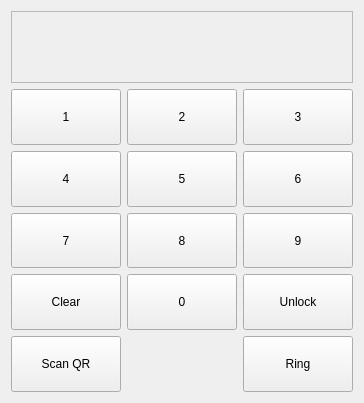
<?xml version="1.0" encoding="UTF-8"?>
<ui version="4.0">
 <class>Form</class>
 <widget class="QWidget" name="Form">
  <property name="geometry">
   <rect>
    <x>0</x>
    <y>0</y>
    <width>364</width>
    <height>403</height>
   </rect>
  </property>
  <property name="windowTitle">
   <string>Form</string>
  </property>
  <property name="locale">
   <locale language="English" country="UnitedStates"/>
  </property>
  <layout class="QVBoxLayout" name="verticalLayout" stretch="0,5">
   <property name="sizeConstraint">
    <enum>QLayout::SetDefaultConstraint</enum>
   </property>
   <item>
    <widget class="QLabel" name="label">
     <property name="font">
      <font>
       <pointsize>46</pointsize>
       <weight>50</weight>
       <bold>false</bold>
      </font>
     </property>
     <property name="frameShape">
      <enum>QFrame::StyledPanel</enum>
     </property>
     <property name="frameShadow">
      <enum>QFrame::Plain</enum>
     </property>
     <property name="lineWidth">
      <number>1</number>
     </property>
     <property name="text">
      <string/>
     </property>
     <property name="alignment">
      <set>Qt::AlignRight|Qt::AlignTrailing|Qt::AlignVCenter</set>
     </property>
    </widget>
   </item>
   <item>
    <layout class="QGridLayout" name="gridLayout" rowstretch="1,1,1,1,1" columnstretch="1,1,1">
     <item row="2" column="2">
      <widget class="QPushButton" name="numButton_9">
       <property name="sizePolicy">
        <sizepolicy hsizetype="Minimum" vsizetype="Expanding">
         <horstretch>0</horstretch>
         <verstretch>0</verstretch>
        </sizepolicy>
       </property>
       <property name="text">
        <string>9</string>
       </property>
      </widget>
     </item>
     <item row="1" column="0">
      <widget class="QPushButton" name="numButton_4">
       <property name="sizePolicy">
        <sizepolicy hsizetype="Minimum" vsizetype="Expanding">
         <horstretch>0</horstretch>
         <verstretch>0</verstretch>
        </sizepolicy>
       </property>
       <property name="text">
        <string>4</string>
       </property>
      </widget>
     </item>
     <item row="0" column="0">
      <widget class="QPushButton" name="numButton_1">
       <property name="sizePolicy">
        <sizepolicy hsizetype="Minimum" vsizetype="Expanding">
         <horstretch>0</horstretch>
         <verstretch>0</verstretch>
        </sizepolicy>
       </property>
       <property name="text">
        <string>1</string>
       </property>
      </widget>
     </item>
     <item row="3" column="2">
      <widget class="QPushButton" name="unlockButton">
       <property name="sizePolicy">
        <sizepolicy hsizetype="Minimum" vsizetype="Expanding">
         <horstretch>0</horstretch>
         <verstretch>0</verstretch>
        </sizepolicy>
       </property>
       <property name="text">
        <string>Unlock</string>
       </property>
      </widget>
     </item>
     <item row="0" column="1">
      <widget class="QPushButton" name="numButton_2">
       <property name="sizePolicy">
        <sizepolicy hsizetype="Minimum" vsizetype="Expanding">
         <horstretch>0</horstretch>
         <verstretch>0</verstretch>
        </sizepolicy>
       </property>
       <property name="text">
        <string>2</string>
       </property>
      </widget>
     </item>
     <item row="1" column="1">
      <widget class="QPushButton" name="numButton_5">
       <property name="sizePolicy">
        <sizepolicy hsizetype="Minimum" vsizetype="Expanding">
         <horstretch>0</horstretch>
         <verstretch>0</verstretch>
        </sizepolicy>
       </property>
       <property name="text">
        <string>5</string>
       </property>
      </widget>
     </item>
     <item row="0" column="2">
      <widget class="QPushButton" name="numButton_3">
       <property name="sizePolicy">
        <sizepolicy hsizetype="Minimum" vsizetype="Expanding">
         <horstretch>0</horstretch>
         <verstretch>0</verstretch>
        </sizepolicy>
       </property>
       <property name="text">
        <string>3</string>
       </property>
      </widget>
     </item>
     <item row="3" column="1">
      <widget class="QPushButton" name="numButton_0">
       <property name="sizePolicy">
        <sizepolicy hsizetype="Minimum" vsizetype="Expanding">
         <horstretch>0</horstretch>
         <verstretch>0</verstretch>
        </sizepolicy>
       </property>
       <property name="text">
        <string>0</string>
       </property>
      </widget>
     </item>
     <item row="1" column="2">
      <widget class="QPushButton" name="numButton_6">
       <property name="sizePolicy">
        <sizepolicy hsizetype="Minimum" vsizetype="Expanding">
         <horstretch>0</horstretch>
         <verstretch>0</verstretch>
        </sizepolicy>
       </property>
       <property name="text">
        <string>6</string>
       </property>
      </widget>
     </item>
     <item row="2" column="1">
      <widget class="QPushButton" name="numButton_8">
       <property name="sizePolicy">
        <sizepolicy hsizetype="Minimum" vsizetype="Expanding">
         <horstretch>0</horstretch>
         <verstretch>0</verstretch>
        </sizepolicy>
       </property>
       <property name="text">
        <string>8</string>
       </property>
      </widget>
     </item>
     <item row="2" column="0">
      <widget class="QPushButton" name="numButton_7">
       <property name="sizePolicy">
        <sizepolicy hsizetype="Minimum" vsizetype="Expanding">
         <horstretch>0</horstretch>
         <verstretch>0</verstretch>
        </sizepolicy>
       </property>
       <property name="text">
        <string>7</string>
       </property>
      </widget>
     </item>
     <item row="3" column="0">
      <widget class="QPushButton" name="clearButton">
       <property name="sizePolicy">
        <sizepolicy hsizetype="Minimum" vsizetype="Expanding">
         <horstretch>0</horstretch>
         <verstretch>0</verstretch>
        </sizepolicy>
       </property>
       <property name="text">
        <string>Clear</string>
       </property>
      </widget>
     </item>
     <item row="4" column="0">
      <widget class="QPushButton" name="scanButton">
       <property name="sizePolicy">
        <sizepolicy hsizetype="Minimum" vsizetype="Expanding">
         <horstretch>0</horstretch>
         <verstretch>0</verstretch>
        </sizepolicy>
       </property>
       <property name="text">
        <string>Scan QR</string>
       </property>
      </widget>
     </item>
     <item row="4" column="2">
      <widget class="QPushButton" name="ringButton">
       <property name="sizePolicy">
        <sizepolicy hsizetype="Minimum" vsizetype="Expanding">
         <horstretch>0</horstretch>
         <verstretch>0</verstretch>
        </sizepolicy>
       </property>
       <property name="text">
        <string>Ring</string>
       </property>
      </widget>
     </item>
    </layout>
   </item>
  </layout>
 </widget>
 <resources/>
 <connections/>
</ui>
